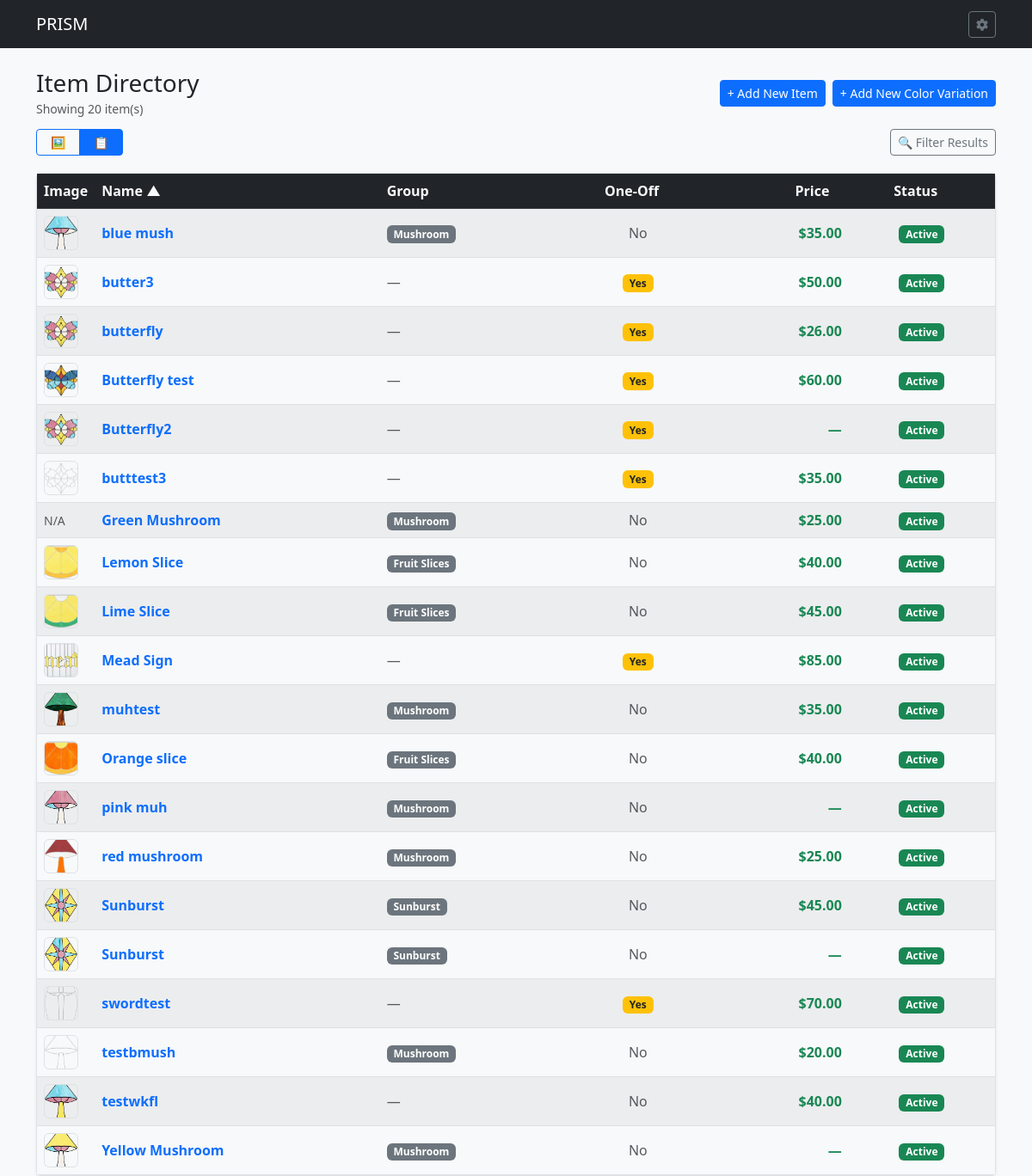
Page /item/list on the committed database.
### tables this page shows
CREATE TABLE ITM (

    ITEMID INTEGER PRIMARY KEY AUTOINCREMENT,	--Item ID
    ITMNAME TEXT,				--Item Name
    ITMIMG TEXT,				--Item Image
    ONEOFF INTEGER,				--One off Item
    VARIAT INTEGER,				--Is Variation Boolean
    ITMGRP TEXT,				--Item Group
    CURRENT INTEGER,				--Currently Being Sold Bool
    ITMPTRN TEXT,				--Item Pattern Image
    ITMSVG TEXT,				--Item SVG
    ITMNOTE TEXT,				--Item Notes
    ITMLEN TEXT,				--Item Length
    ITMWID TEXT,				--Item Width
    IMISLDR INTEGER,				--Item Solder IMI ID
    IMICAME INTEGER,				--Item CAME IMI ID
    IMIFOIL INTEGER,				--Item Foil IMI ID
    IMICHAIN INTEGER,				--Item Chain IMI ID
    IMIRING INTEGER,				--Item Ring IMI ID
    IMIWIRE INTEGER,				--Item Wire IMI ID
    PARENT INTEGER,				--Parent Item ID
    PATINA TEXT,				--Patina Type
    ISACTIVE INTEGER,				--Is Active Item

    FOREIGN KEY (ITMGRP) REFERENCES IGP(ITMGRP) ON DELETE SET NULL ON UPDATE CASCADE,
    FOREIGN KEY (IMISLDR) REFERENCES IMI(IMIID) ON DELETE SET NULL ON UPDATE CASCADE,
    FOREIGN KEY (IMICAME) REFERENCES IMI(IMIID) ON DELETE SET NULL ON UPDATE CASCADE,
    FOREIGN KEY (IMIFOIL) REFERENCES IMI(IMIID) ON DELETE SET NULL ON UPDATE CASCADE,
    FOREIGN KEY (IMICHAIN) REFERENCES IMI(IMIID) ON DELETE SET NULL ON UPDATE CASCADE,
    FOREIGN KEY (IMIRING) REFERENCES IMI(IMIID) ON DELETE SET NULL ON UPDATE CASCADE,
    FOREIGN KEY (IMIWIRE) REFERENCES IMI(IMIID) ON DELETE SET NULL ON UPDATE CASCADE,
    FOREIGN KEY (PATINA) REFERENCES PATINA(PATINA) ON DELETE SET NULL ON UPDATE CASCADE
);

### routes/item_routes.py (the view)
@item_bp.route('/item/list', methods=['GET'])
def item_list():
    db = get_db()
    sort_by = request.args.get('sort_by', 'ITMNAME')
    order = request.args.get('order', 'asc').lower()
    if order not in ['asc', 'desc']:
        order = 'asc'
    q = request.args.get('q', '').strip()
    itmgrp = request.args.get('itmgrp', '').strip()
    oneoff = request.args.get('oneoff', '').strip()
    is_active = request.args.get('is_active', '1').strip()
    actively_selling = request.args.get('actively_selling', '').strip()
    sql_sort_column = {
        'ITMNAME': 'i.ITMNAME COLLATE NOCASE',
        'ITMGRP': 'i.ITMGRP COLLATE NOCASE',
        'ONEOFF': 'i.ONEOFF',
        'ITMPRICE': 'p.ITMPRICE',
        'ISACTIVE': 'i.ISACTIVE'
    }.get(sort_by, 'i.ITMNAME COLLATE NOCASE')
    where_clauses = []
    params = []
    if is_active != 'all':
        where_clauses.append("i.ISACTIVE = ?")
        params.append(1 if is_active == '1' else 0)
    if q:
        where_clauses.append("(i.ITMNAME LIKE ? OR i.ITMNOTE LIKE ?)")
        params.extend([f"%{q}%", f"%{q}%"])
    if itmgrp:
        where_clauses.append("i.ITMGRP = ?")
        params.append(itmgrp)
    if oneoff:
        where_clauses.append("i.ONEOFF = ?")
        params.append(oneoff)
    if actively_selling == '1':
        where_clauses.append("i.CURRENT = 1")
    elif actively_selling == '0':
        where_clauses.append("i.CURRENT = 0")
    where_sql = f"WHERE {' AND '.join(where_clauses)}" if where_clauses else ""
    query = f"""

        SELECT DISTINCT i.*, p.ITMPRICE

        FROM ITM i

        LEFT JOIN (

            SELECT ITEMID, ITMPRICE

            FROM IPC

            WHERE ENDDATE IS NULL OR ENDDATE >= DATE('now')

        ) p ON i.ITEMID = p.ITEMID

        {where_sql}

        ORDER BY {sql_sort_column} {order.upper()}

    """
    raw_items = db.execute(query, params).fetchall()
    items = [dict(row) for row in raw_items]
    groups = db.execute("SELECT DISTINCT ITMGRP FROM ITM WHERE ITMGRP IS NOT NULL AND ITMGRP != '' ORDER BY ITMGRP COLLATE NOCASE").fetchall()
    return render_template(
        'item_list.html',
        items=items,
        groups=groups,
        current_sort=sort_by,
        current_order=order,
        filters={
            'q': q, 'itmgrp': itmgrp, 'oneoff': oneoff, 'is_active': is_active, 'actively_selling': actively_selling
        }
    )

### app.py (called while the page is built)
def get_db():
    conn = sqlite3.connect(DATABASE)
    conn.row_factory = sqlite3.Row
    conn.execute("PRAGMA foreign_keys = ON;")
    return conn

### routes/item_routes.py (called while the page is built)
def get_db():
    from __main__ import get_db
    return get_db()

### templates/item_list.html (shortened to what this page needs)
{% extends 'base.html' %}
{% block content %}
<div class="d-flex justify-content-between align-items-center mb-2">
    <div>
        <h2 class="mb-0 fs-3">Item Directory</h2>
        <small class="text-muted">Showing {{ items|length }} item(s)</small>
    </div>
    <div class="d-flex gap-2">
        <a href="{{ url_for('item_bp.create_item') }}" class="btn btn-primary btn-sm">+ Add New Item</a>
        <a href="{{ url_for('item_bp.color_variation_select') }}" class="btn btn-primary btn-sm">+ Add New Color Variation</a>
    </div>
</div>
<div class="d-flex justify-content-between align-items-center mb-3 flex-nowrap overflow-x-auto gap-3 py-1">
    <div class="d-flex align-items-center gap-2 flex-shrink-0">
        <div class="btn-group btn-group-sm" role="group" aria-label="Layout View Toggle">
            <button type="button" id="btnViewVisual" class="btn btn-outline-primary px-3" onclick="switchViewMode('visual')" title="Visual Gallery View">🖼️</button>
            <button type="button" id="btnViewList" class="btn btn-outline-primary active px-3" onclick="switchViewMode('list')" title="Compact List View">📋</button>
        </div>
    </div>
    <div class="d-flex align-items-center gap-2 flex-shrink-0">
        <button type="button" class="btn btn-outline-secondary btn-sm text-nowrap" data-bs-toggle="modal" data-bs-target="#filterModal">
            🔍 Filter Results
        </button>
    </div>
</div>
{% macro sortable_th(column_key, label, align_class='') %}
{% set next_order = 'desc' if current_sort == column_key and current_order == 'asc' else 'asc' %}
<th class="{{ align_class }} text-dark">
    <a href="{{ url_for('item_bp.item_list', sort_by=column_key, order=next_order, q=filters.q, itmgrp=filters.itmgrp, oneoff=filters.oneoff, is_active=filters.is_active, actively_selling=filters.actively_selling) }}" class="text-decoration-none text-light d-block">
        {{ label }}
        {% if current_sort == column_key %}
            <span>{{ '▲' if current_order == 'asc' else '▼' }}</span>
        {% else %}
            <span class="text-muted" style="font-size: 0.75rem;">↕</span>
        {% endif %}
    </a>
</th>
{% endmacro %}
<div id="listViewContainer">
    <div class="card shadow-sm border">
        <div class="table-responsive">
            <table class="table table-hover align-middle mb-0 text-light table-light table-striped">
                <thead class="table-dark bg-dark text-light">
                    <tr>
                        <th style="width: 60px;" class="text-light">Image</th>
                        {{ sortable_th('ITMNAME', 'Name') }}
                        {{ sortable_th('ITMGRP', 'Group') }}
                        {{ sortable_th('ONEOFF', 'One-Off', 'text-center') }}
                        {{ sortable_th('ITMPRICE', 'Price', 'text-end') }}
                        {{ sortable_th('ISACTIVE', 'Status', 'text-center') }}
                    </tr>
                </thead>
                <tbody>
                    {% for item in items %}
                    {% set img_src = item.ITMIMG %}
                    {% if img_src and not img_src.startswith('http') and not img_src.startswith('/') and not img_src.startswith('static/') %}
                        {% set img_src = 'static/' + img_src %}
                    {% endif %}
                    <tr>
                        <td>
                            {% if img_src %}
                                {% set resolved_img_url = url_for('static', filename=img_src.replace('static/', '')) if img_src.startswith('static/') else img_src %}
                                <img src="{{ resolved_img_url }}" class="rounded border" style="width: 40px; height: 40px; object-fit: cover;" alt="">
                            {% else %}
                                <span class="text-muted small">N/A</span>
                            {% endif %}
                        </td>
                        <td class="fw-bold">
                            <a href="{{ url_for('item_bp.item_detail', item_id=item.ITEMID) }}" class=" text-decoration-none">
                                {{ item.ITMNAME }}
                            </a>
                        </td>
                        <td>
                            {% if item.ITMGRP %}<span class="badge bg-secondary">{{ item.ITMGRP }}</span>{% else %}<span class="text-muted">—</span>{% endif %}
                        </td>
                        <td class="text-center">
                            {% if item.ONEOFF %}<span class="badge bg-warning text-dark">Yes</span>{% else %}<span class="text-muted">No</span>{% endif %}
                        </td>
                        <td class="text-end fw-bold text-success">
                            {% if item.ITMPRICE %}${{ "%.2f"|format(item.ITMPRICE) }}{% else %}—{% endif %}
                        </td>
                        <td class="text-center">
                            <span class="badge {{ 'bg-success' if item.ISACTIVE == 1 else 'bg-secondary' }}">
                                {{ 'Active' if item.ISACTIVE == 1 else 'Inactive' }}
                            </span>
                        </td>
                    </tr>
                    {% else %}
                    <tr>
                        <td colspan="6" class="text-center py-4 text-muted">No items match your criteria.</td>
                    </tr>
                    {% endfor %}
                </tbody>
            </table>
        </div>
    </div>
</div>
{% endblock %}

### rows in the picture
ITM: shows a picture, ITMNAME "blue mush", ITMGRP "Mushroom", ONEOFF "No", ITMPRICE "35.00", ISACTIVE "Active"
ITM: shows a picture, ITMNAME "butter3", ONEOFF "Yes", ITMPRICE "50.00", ISACTIVE "Active"
ITM: shows a picture, ITMNAME "butterfly", ONEOFF "Yes", ITMPRICE "26.00", ISACTIVE "Active"
ITM: shows a picture, ITMNAME "Butterfly test", ONEOFF "Yes", ITMPRICE "60.00", ISACTIVE "Active"
ITM: shows a picture, ITMNAME "Butterfly2", ONEOFF "Yes", ISACTIVE "Active"
ITM: shows a picture, ITMNAME "butttest3", ONEOFF "Yes", ITMPRICE "35.00", ISACTIVE "Active"
ITM: shows "N/A", ITMNAME "Green Mushroom", ITMGRP "Mushroom", ONEOFF "No", ITMPRICE "25.00", ISACTIVE "Active"
ITM: shows a picture, ITMNAME "Lemon Slice", ITMGRP "Fruit Slices", ONEOFF "No", ITMPRICE "40.00", ISACTIVE "Active"
ITM: shows a picture, ITMNAME "Lime Slice", ITMGRP "Fruit Slices", ONEOFF "No", ITMPRICE "45.00", ISACTIVE "Active"
ITM: shows a picture, ITMNAME "Mead Sign", ONEOFF "Yes", ITMPRICE "85.00", ISACTIVE "Active"
ITM: shows a picture, ITMNAME "muhtest", ITMGRP "Mushroom", ONEOFF "No", ITMPRICE "35.00", ISACTIVE "Active"
ITM: shows a picture, ITMNAME "Orange slice", ITMGRP "Fruit Slices", ONEOFF "No", ITMPRICE "40.00", ISACTIVE "Active"
ITM: shows a picture, ITMNAME "pink muh", ITMGRP "Mushroom", ONEOFF "No", ISACTIVE "Active"
ITM: shows a picture, ITMNAME "red mushroom", ITMGRP "Mushroom", ONEOFF "No", ITMPRICE "25.00", ISACTIVE "Active"
ITM: shows a picture, ITMNAME "Sunburst", ITMGRP "Sunburst", ONEOFF "No", ITMPRICE "45.00", ISACTIVE "Active"
ITM: shows a picture, ITMNAME "Sunburst", ITMGRP "Sunburst", ONEOFF "No", ISACTIVE "Active"
ITM: shows a picture, ITMNAME "swordtest", ONEOFF "Yes", ITMPRICE "70.00", ISACTIVE "Active"
ITM: shows a picture, ITMNAME "testbmush", ITMGRP "Mushroom", ONEOFF "No", ITMPRICE "20.00", ISACTIVE "Active"
ITM: shows a picture, ITMNAME "testwkfl", ONEOFF "No", ITMPRICE "40.00", ISACTIVE "Active"
ITM: shows a picture, ITMNAME "Yellow Mushroom", ITMGRP "Mushroom", ONEOFF "No", ISACTIVE "Active"

### other values in the picture
{{ items|length }} "20"
{{ label }} "Name Group One-Off Price Status"
{{ '▲' if current_order == 'asc' else '▼' }} "▲"
